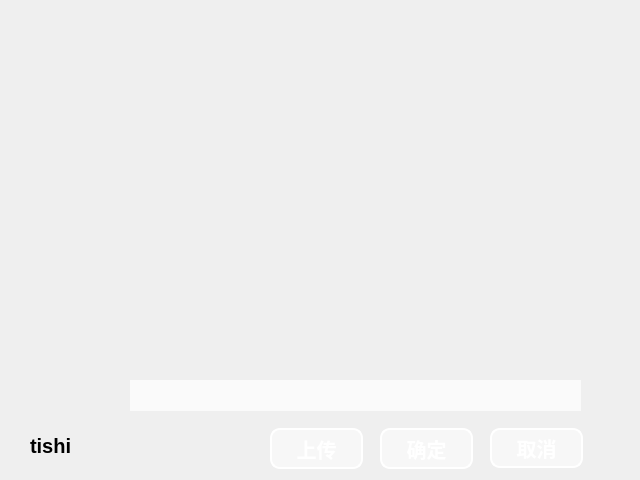
<?xml version="1.0" encoding="UTF-8"?>
<ui version="4.0">
 <class>Dialog</class>
 <widget class="QDialog" name="Dialog">
  <property name="geometry">
   <rect>
    <x>0</x>
    <y>0</y>
    <width>640</width>
    <height>480</height>
   </rect>
  </property>
  <property name="windowTitle">
   <string>Dialog</string>
  </property>
  <property name="styleSheet">
   <string notr="true">#Dialog{
	border-image:url(:/assets/subWidget.png)
}</string>
  </property>
  <widget class="QLabel" name="image">
   <property name="geometry">
    <rect>
     <x>36</x>
     <y>18</y>
     <width>571</width>
     <height>341</height>
    </rect>
   </property>
   <property name="styleSheet">
    <string notr="true">border-radius:30px;
border-width:10px;
border-color:white;</string>
   </property>
   <property name="text">
    <string/>
   </property>
  </widget>
  <widget class="QPushButton" name="buttonOk">
   <property name="geometry">
    <rect>
     <x>380</x>
     <y>428</y>
     <width>93</width>
     <height>41</height>
    </rect>
   </property>
   <property name="styleSheet">
    <string notr="true">QPushButton
{
	background-color: rgba(255,255,255,128); /*背景色*/ 
	border-style: outset;
	border-width: 2px;
	border-radius:10px; /*边界圆滑*/
	border-color: white;
	font: bold 20px;
	min-width:2em;
	color:white; /*字体颜色*/
	font-family:'等线';
	padding: 5px;
	outline:none;

}</string>
   </property>
   <property name="text">
    <string>确定</string>
   </property>
  </widget>
  <widget class="QPushButton" name="buttonCancel">
   <property name="geometry">
    <rect>
     <x>490</x>
     <y>428</y>
     <width>93</width>
     <height>40</height>
    </rect>
   </property>
   <property name="styleSheet">
    <string notr="true">QPushButton
{
	background-color: rgba(255,255,255,128); /*背景色*/ 
	border-style: outset;
	border-width: 2px;
	border-radius:10px; /*边界圆滑*/
	border-color: white;
	font: bold 20px;
	min-width:2em;
	color:white; /*字体颜色*/
	font-family:'等线';
	padding: 5px;
	outline:none;

}</string>
   </property>
   <property name="text">
    <string>取消</string>
   </property>
  </widget>
  <widget class="QPushButton" name="load_button">
   <property name="geometry">
    <rect>
     <x>270</x>
     <y>428</y>
     <width>93</width>
     <height>41</height>
    </rect>
   </property>
   <property name="styleSheet">
    <string notr="true">QPushButton
{
	background-color: rgba(255,255,255,128); /*背景色*/ 
	border-style: outset;
	border-width: 2px;
	border-radius:10px; /*边界圆滑*/
	border-color: white;
	font: bold 20px;
	min-width:2em;
	color:white; /*字体颜色*/
	font-family:'等线';
	padding: 5px;
	outline:none;

}</string>
   </property>
   <property name="text">
    <string>上传</string>
   </property>
  </widget>
  <widget class="QLineEdit" name="inputName">
   <property name="geometry">
    <rect>
     <x>130</x>
     <y>380</y>
     <width>451</width>
     <height>31</height>
    </rect>
   </property>
   <property name="styleSheet">
    <string notr="true">#inputName{
	background-color:rgba(255,255,255,180);
	border:none
}</string>
   </property>
  </widget>
  <widget class="QLabel" name="labelTip">
   <property name="geometry">
    <rect>
     <x>30</x>
     <y>430</y>
     <width>231</width>
     <height>31</height>
    </rect>
   </property>
   <property name="styleSheet">
    <string notr="true">font-weight:bold;
font-family:'等线';
font-size:20px;</string>
   </property>
   <property name="text">
    <string>tishi</string>
   </property>
  </widget>
 </widget>
 <resources/>
 <connections/>
</ui>
